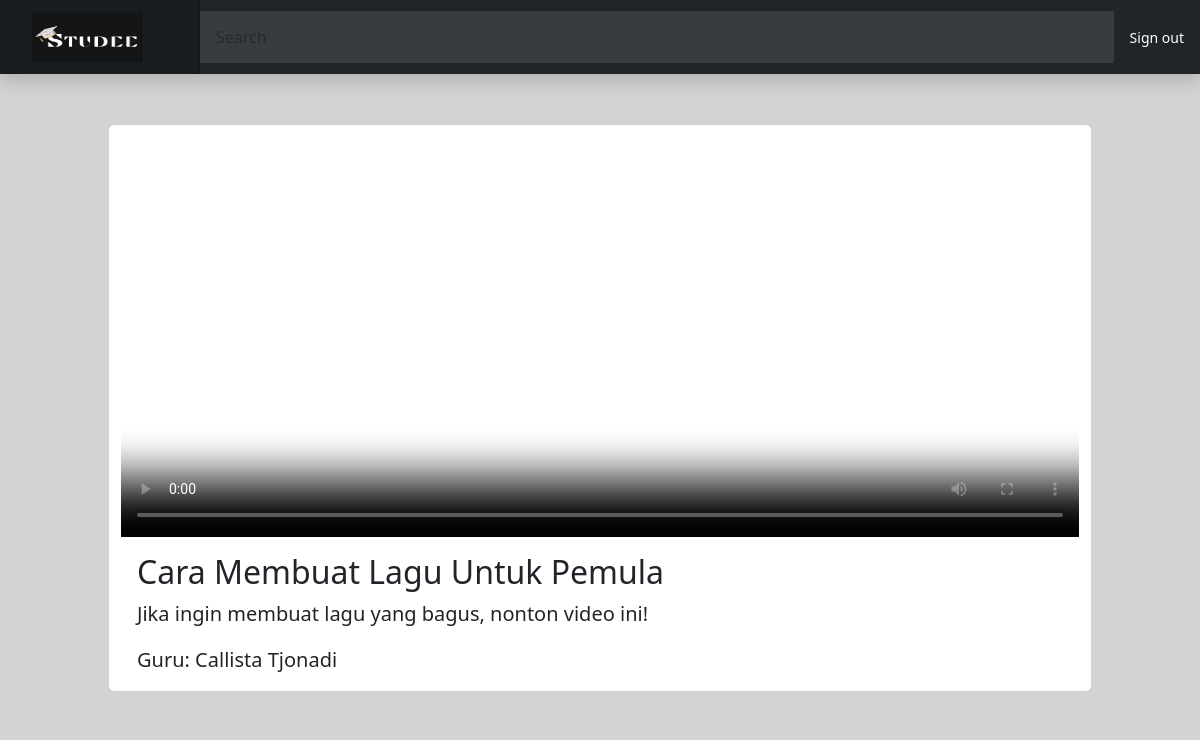
The page /admin_video.php?get_id_video=59 on the database its author committed.
### tables this page shows
CREATE TABLE `video` (
  `id` int(20) NOT NULL,
  `user_id` int(20) NOT NULL,
  `judul` varchar(100) NOT NULL,
  `deskripsi` varchar(100) NOT NULL,
  `kategori` varchar(100) NOT NULL,
  `thumbnail` varchar(50) NOT NULL,
  `video` varchar(100) NOT NULL,
  `created_date` int(11) NOT NULL DEFAULT current_timestamp(),
  `status` varchar(50) NOT NULL
);

CREATE TABLE `student` (
  `id` int(11) NOT NULL,
  `nama` varchar(50) NOT NULL,
  `username` varchar(20) NOT NULL,
  `email` varchar(30) NOT NULL,
  `password` varchar(30) NOT NULL,
  `profile` varchar(50) NOT NULL,
  `role` varchar(50) NOT NULL
);

### admin_video.php (the view, shortened to what this page needs)
<?php
require "config.php";
?>
<!doctype html>
<html>
  <head>
    <link rel="stylesheet" href="https://cdn.jsdelivr.net/npm/bootstrap@5.3.0-alpha2/dist/css/bootstrap.rtl.min.css">
    <link rel="stylesheet" type="text/css" href="dashboard.css">
    <link rel="stylesheet" type="text/css" href="style1.css">
    <link rel="stylesheet" href="https://cdn.jsdelivr.net/npm/bootstrap-icons@1.10.3/font/bootstrap-icons.css">
  </head>
  <body>
  <header class="navbar navbar-dark sticky-top bg-dark flex-md-nowrap p-0 shadow">
    <a class="navbar-brand col-md-3 col-lg-2 me-0 px-3 fs-6" href="admin.php"><img class="navbar-brand studee" src="gambar/Studee1.png" width="110" height="50"></a>
    <input class="form-control form-control-dark w-100 rounded-0 border-0" type="text" placeholder="Search" aria-label="Search">
    <div class="navbar-nav">
        <div class="nav-item text-nowrap">
        <a class="nav-link px-3" style="color:white;" href="logout.php">Sign out</a>
        </div>
    </div>
   </header>
  <div class="container">
    <div class="row">
  <?php
    if(isset($_GET['get_id_video'])){
        $id_video = $_GET['get_id_video'];
        $sql = "SELECT * FROM video WHERE id = '$id_video'";
        $stmt = $conn->prepare($sql);
        $stmt->execute();
        $result = $stmt->get_result();
        $row_video = $result->fetch_assoc();
        $user_id = $row_video['user_id'];
        $thumbnail = $row_video['thumbnail'];
        $sql_user = "SELECT * FROM student WHERE id = '$user_id'";
        $stmt_user = $conn->prepare($sql_user);
        $stmt_user->execute();
        $result_user = $stmt_user->get_result();
        $row_user = $result_user->fetch_assoc();
        $nama_user = $row_user['nama'];
        ?>
        <div class="card" style="margin-right:41px; margin-bottom:20px; width:200rem; margin-top: 50px;">
        <video id="video-player" src="media/<?=$row_video['video']; ?>" class="card-img-top" alt="..." height="400px" style="margin-top: 12px;"
        poster="media/<?=$thumbnail; ?>" controls autoplay></video>
        <div class="card-body">
            <h2 class="card-title"><?=$row_video['judul']; ?></h2>
            <p class="card-text"><?=$row_video['deskripsi']; ?></p>
            <p class="card-text">Guru: <?=$nama_user; ?></p>
        </div>
        </div>
      <?php
      }
      ?>
      </div>
    </div>
  </body>
</html>

### dashboard.css (style rules this page uses)
body { font-size: .875rem; }
.navbar-brand { padding-top: .75rem; padding-bottom: .75rem; background-color: rgba(0, 0, 0, .25); box-shadow: inset -1px 0 0 rgba(0, 0, 0, .25); }
.navbar .form-control { padding: .90rem 1rem; }
.form-control-dark { color: #fff; background-color: rgba(255, 255, 255, .1); border-color: rgba(255, 255, 255, .1); }

### style1.css (style rules this page uses)
body { color: rgb(var(--bs-tertiary-color-rgb)); }
.container { margin: 0 auto; padding: 0; width: 960px; }
.container:before, .container:after, .row:before, .row:after { content:""; display:table; }
.container:after, .row:after { clear:both; }
.row { clear: both; }

### admin_video.php (style rules this page uses)
body { background: #D3D3D3; }
p { font-size: 20px; }

### rows shown on the page
video: judul "Cara Membuat Lagu Untuk Pemula", deskripsi "Jika ingin membuat lagu yang bagus, nonton video ini!"
student: nama "Callista Tjonadi"
